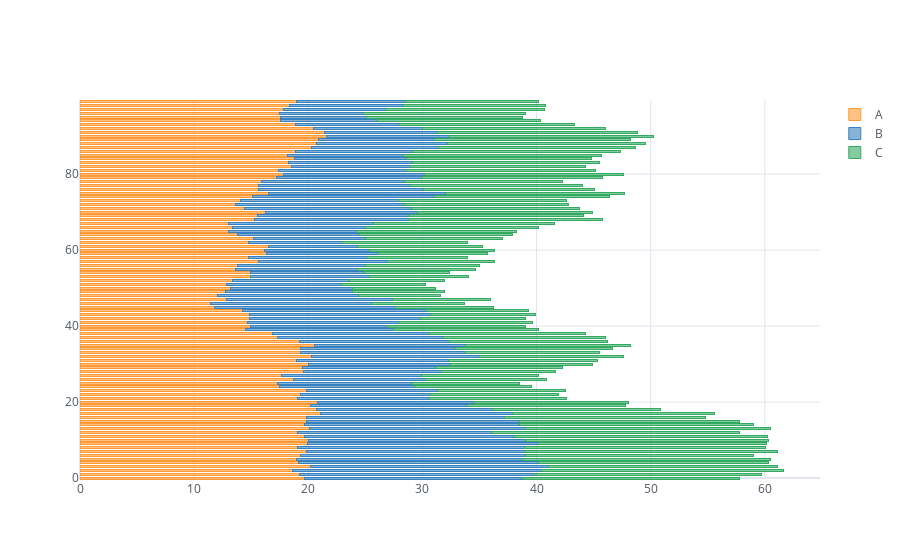

Source (notebook cell):
### Code cell
df.iplot(kind = 'barh',barmode='stack',bargap=0.5)
